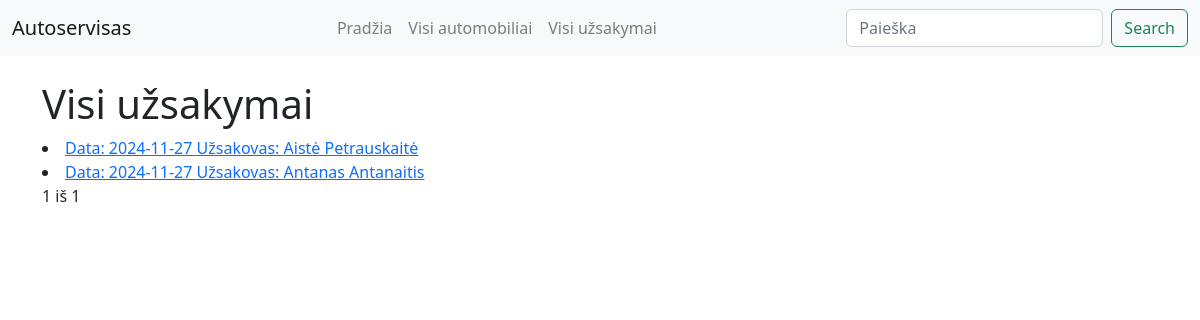
The page /autoservice/uzsakymai/ on the database as committed earlier.
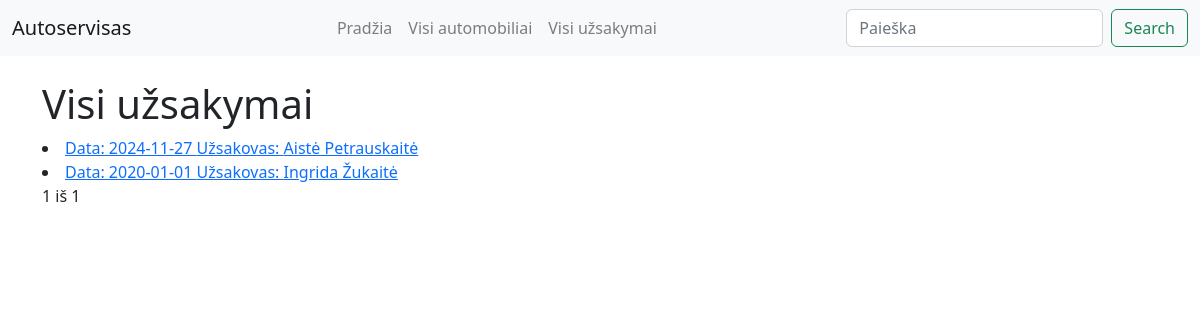
The same page on the database as committed later.
### autoservice/models.py (models this page shows, shortened)
class Uzsakymas(models.Model):
    data = models.CharField('Data',max_length=100)
    automobilio = models.ForeignKey(Automobilis, on_delete=models.CASCADE)
    status = models.ForeignKey(Busena, on_delete=models.DO_NOTHING, verbose_name='Būsena')
    class Meta:
        verbose_name = 'Užsakymas'
        verbose_name_plural = 'Užsakymai'

class Automobilis(models.Model):
    valstybinis_nr = models.CharField('Valstybinis Nr.',max_length=100,unique=True)
    automobilio_modelis = models.ForeignKey(Automobilio_modelis, on_delete=models.CASCADE)
    vin_kodas = models.CharField('VIN kodas', max_length=50)
    klientas = models.CharField('Klientas', max_length=200)
    nuotrauka = models.ImageField('Nuotrauka', upload_to='automobiliai', null=True, blank=True)
    class Meta:
        verbose_name = 'Automobilis'
        verbose_name_plural = 'Automobiliai'

### autoservice/views.py (the view)
# urls.py: path('uzsakymai/', views.Uzsakymai.as_view(), name='uzsakymai'),
class Uzsakymai(generic.ListView):
    model = Uzsakymas
    paginate_by = 2
    template_name = "uzsakymai.html"
    context_object_name = "uzsakymu_sarasas"
    ordering = ['id']

### autoservice/templates/uzsakymai.html (shortened to what this page needs)
{% extends "base.html" %}
{% block content %}
  <h1>Visi užsakymai</h1>
  {% if uzsakymu_sarasas %}
    {% for uzsakymas in uzsakymu_sarasas %}
      <li>
        <a href="{{ uzsakymas.id }}">Data:  {{ uzsakymas.data }}  Užsakovas: {{ uzsakymas.automobilio.klientas }}</a>
      </li>
    {% endfor %}
  {% else %}
    <p>Užsakymų nėra</p>
  {% endif %}
  <div class="pagination">
    <span class="step-links">
        <span class="current">
            {{ page_obj.number }} iš {{ page_obj.paginator.num_pages }}
        </span>
    </span>
</div>
{% endblock %}

### autoservice/templates/base.html (shortened to what this page needs)
<!DOCTYPE html>
<html lang="en">
<head>
  <link rel="stylesheet" href="https://stackpath.bootstrapcdn.com/bootstrap/4.1.3/css/bootstrap.min.css">
  <link rel="stylesheet" href="https://cdn.jsdelivr.net/npm/bootstrap@5.2.3/dist/css/bootstrap.min.css">
  {% load static %}
  <link rel="stylesheet" href="{% static 'css/styles.css' %}">
</head>
<body>
  <nav class="navbar navbar-expand-lg navbar-light bg-light">
    <div class="container-fluid">
      <a class="navbar-brand" href="{% url 'index' %}">Autoservisas</a>
      <ul class="navbar-nav mx-2">
        <li class="nav-item"><a class="nav-link" href="{% url 'index' %}">Pradžia</a></li>
        <li class="nav-item"><a class="nav-link" href="{% url 'automobiliai' %}">Visi automobiliai</a></li>
        <li class="nav-item"><a class="nav-link" href="{% url 'uzsakymai' %}">Visi užsakymai</a></li>
      </ul>
      <form class="form-inline my-2 my-lg-0" action="{% url 'search' %}" method="get">
        <input class="form-control me-2" name="query" type="text" placeholder="Paieška">
        <button class="btn btn-outline-success" type="submit">Search</button>
      </form>
    </div>
  </nav>
  <div class="container mt-4">
    {% block content %}
    {% endblock %}
  </div>
</body>
</html>

Rows that differ between the two databases and show on the page:
removed Uzsakymas: data "2024-11-27", automobilio.klientas "Antanas Antanaitis"
added Uzsakymas: data "2020-01-01", automobilio.klientas "Ingrida Žukaitė"
